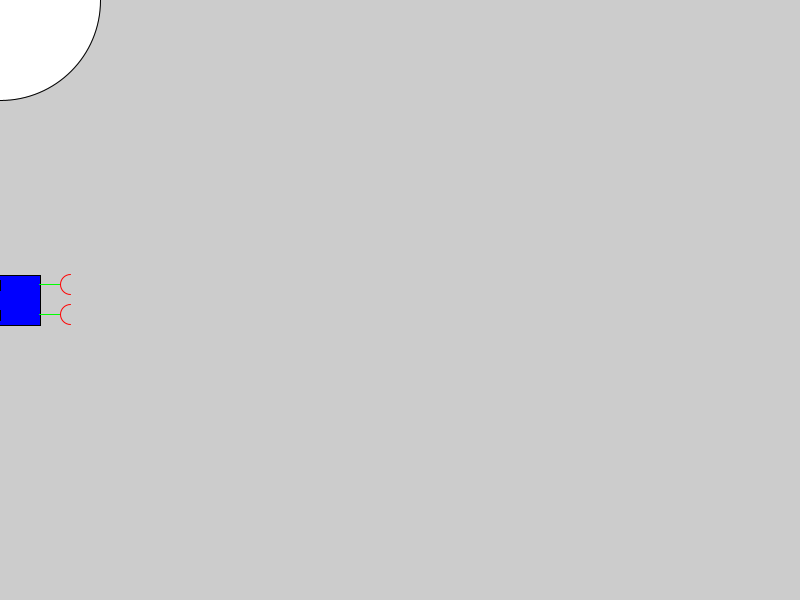
Frame 1 (no input)
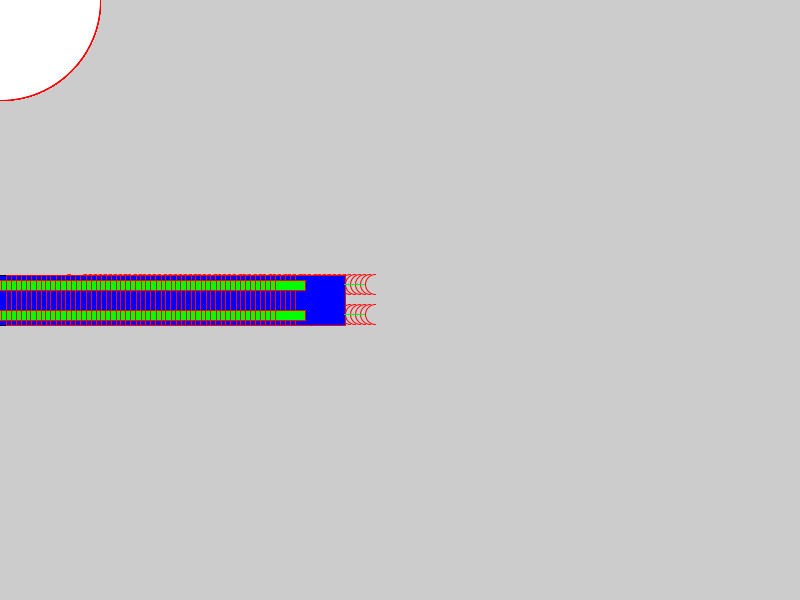
Frame 60 (the mouse pressed at the canvas centre just before this capture)
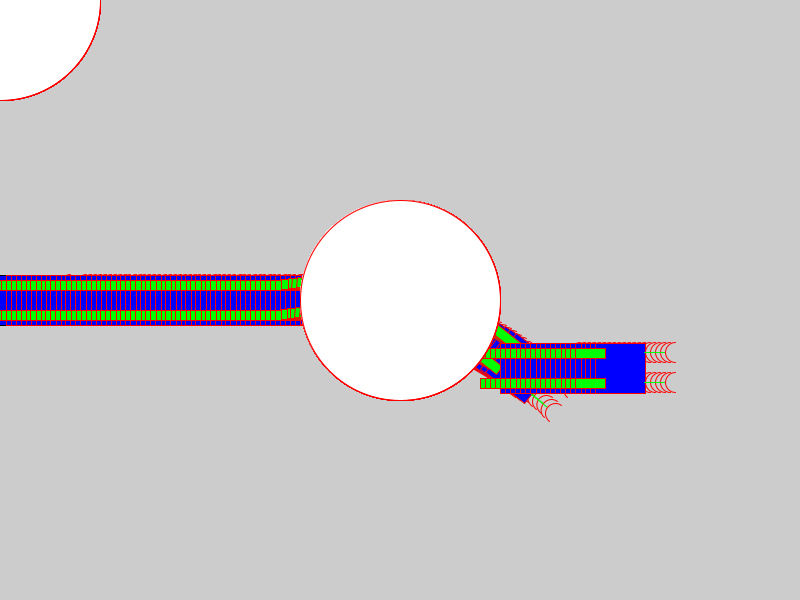
Frame 120 (the mouse held since frame 60 and released just before this capture)

The Processing sketch that drew these frames (run headless with seeded random() and noise(); from frame 60 on, the mouse is pressed at the canvas centre):

// Processing sketch: Vehicle_2
// ── Vehicle_2.pde
public class Vehicle {
   public float x;
   public float y; 
   
   public float vx;
   public float vy;
   
   public float sensorValue;
   
   public int prevTime;
   public double distance;
   
   public Vehicle () {
       vx = 0.3;
       vy = 0.0;
       
       x = 0.0;
       y = 300.0;
       prevTime = 0;
     
   }
   
   public void sense() 
   {
   
   }
   
   public void doAI() {
     if(Math.pow(tar.getTargetRadius()-30,2)>Math.pow(x-tar.getTargetX()+25,2)+Math.pow(y-tar.getTargetY()+25,2))
     {
       if(y+25>tar.getTargetY())
       {
         
        
           vy+= 0.005;
         
       }
       else
       {
         vy-=0.005;
       }
     }
     else
     {
       vy = 0;
     }
     if(x>800)
     {
       x = 0.0;
       y = 300.0;
     }
   }
   
   public void update () {
      sense ();
      doAI ();
      int time = millis ();
      int tick = time - prevTime; 
      prevTime = time;
      x = x + vx * tick;
      y = y + vy * tick;
   }
   
   public void draw () {
     
     pushMatrix();
     translate (x,y); 
     pushMatrix ();      
       rotate(vy/vx);
       translate (-50/2,-50/2);  // to get centre.
       pushMatrix();     
            fill (0,0,255);
            rect (0, 0, 50, 50); 
            fill(0,255,0);
            rect(0-20, 0+5, 30, 10);
            fill(0,255,0);
            rect(0-20, 0+35, 30, 10);
            stroke(0,255,0);
            line(0+50-1,0+9, 0+70, 0+9);
            stroke(255,0,0);
            noFill();
            arc(0+80, 0+9, 20,20, PI/2, 3*PI/2);
            stroke(0,255,0);
            line(0+50-1,0+39, 0+70, 0+39);
            stroke(255,0,0);
            noFill();
            arc(0+80, 0+39, 20,20, PI/2, 3*PI/2);
       popMatrix();
      popMatrix();
     popMatrix();
     
      
     
   }
  
}


public class Target {
  
 public float x;
 public float y;
 public float radius;

 
 public void draw () {
   fill (255, 255, 255);
   ellipse (x, y, radius, radius); 
 }float getTargetX()
 {
   return x;
 }
 float getTargetY()
 {
   return y;
 }
 
 float getTargetRadius()
 {
   return radius;
 }
 
}


float x;
float y;
float px;
float py;
float easing = 0.05;


Target tar = new Target();
Vehicle ve = new Vehicle ();


void setup() {
size(800, 600);
//smooth();
//stroke(0, 102);
tar.radius = 200;
}
void draw() {
   clear ();
  tar.x = mouseX;
  tar.y = mouseY;

  tar.draw ();
  ve.update();
  ve.draw();
}
